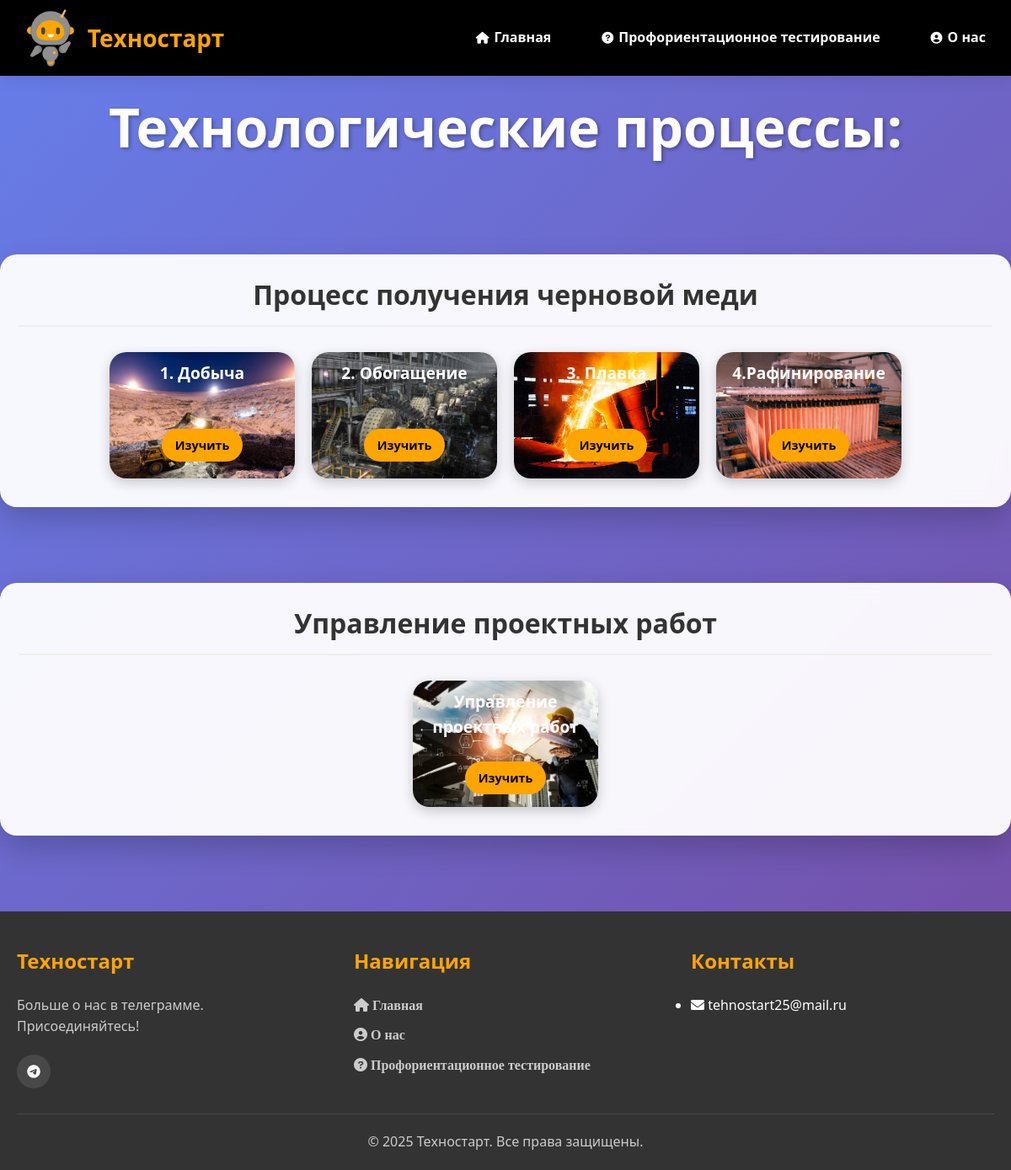
Page /profession/engineering_processes_index/ (signed in) on the committed database.
### profession/models.py (models this page shows, shortened)
class EngineeringProcessesTitle(models.Model):
    title = models.CharField(max_length=200)
    dp_index = models.CharField(max_length=100, blank=True, default='', verbose_name='Индекс для процессов и этапов')
    class Meta:
        verbose_name = "Инженерный_процесс"
        verbose_name_plural = 'Инженерные_процессы'

class EngineeringProcessesAtaps(models.Model):
    title_ataps=models.CharField(max_length=200)
    dp_index=models.CharField(max_length=100, blank=True, default='',  verbose_name='Индекс для процессов и этапов')
    opisanie=models.TextField()
    img=models.ImageField(upload_to='engineering_processes/', blank=True, default='')
    slug=models.SlugField(max_length=200, db_index=True, unique=True)
    dp_index_prof = models.CharField(max_length=100, blank=True, default='', verbose_name='доп индекс для профессии')
    class Meta:
        verbose_name = "Инженерный_этап"
        verbose_name_plural = 'Инженерные_этапы'
    def get_absolute_url(self):
        return reverse('post_engineering', kwargs={'post_slug':self.slug})

### profession/views.py (the view)
# urls.py: path('engineering_processes_index/', views.engineering_processes_index, name='engineering_processes_index'),
@login_required
def engineering_processes_index(req):
    eng_ataps=EngineeringProcessesAtaps.objects.all()
    eng_proc = EngineeringProcessesTitle.objects.all()
    eng_proc_or_ataps= {
        'eng_proc':eng_proc,
        'eng_ataps':eng_ataps
    }
    return render(req, 'profession/engineering_processes_index.html', eng_proc_or_ataps)

### profession/templates/profession/engineering_processes_index.html (shortened to what this page needs)
{% extends 'main/base.html' %}
{% load static %}
{% block content %}
    <div class="header-choice">
        <h1>Технологические процессы:</h1>
    </div>
{% for eng_p in eng_proc %}
<div class="choices-container">
    <div class="project-card">
            <h2 class="project-header">{{eng_p.title}}</h2>
            <div class="stages-container">
                {% for eng_a in eng_ataps %}
                {% if eng_p.dp_index == eng_a.dp_index %}
                    <div class="stage-card" style="
                          width: 220px;           /* Установите желаемую ширину */
                          height: 150px;          /* Установите желаемую высоту */
                          background-image: url('{{ eng_a.img.url }}');
                          background-size: contain;
                          background-repeat: no-repeat;
                          background-position: center center;
                          border-radius: 20px;
                          background-size: cover;
                    ">
                        <div class="stage-title">{{ eng_a.title_ataps }}</div>
                        <a class="stage-button" href="{{ eng_a.get_absolute_url }}">Изучить</a>
                    </div>
                {% endif %}
                {% endfor %}
            </div>
    </div>
</div>
{% endfor %}
{% endblock %}

### main/static/main/css/style.css (style rules this page uses)
* { margin: 0; padding: 0; box-sizing: border-box; }
body { font-family: 'Segoe UI', Tahoma, Geneva, Verdana, sans-serif; line-height: 1.6; color: #333; background: linear-gradient(135deg, #667eea 0%, #764ba2 100%); min-height: 800px; }
.header-choice h1 { padding: 100px 0px; text-align: center; color: white; font-size: 4rem; text-shadow: 2px 2px 4px rgba(0, 0, 0, 0.3); font-size: clamp(2rem, 4vw + 1rem, 4rem); }
.choices-container { padding: 0 0 60px; text-align: center; display: flex; gap: 40px; justify-content: center; flex-wrap: wrap; }
.project-card { background: rgba(255, 255, 255, 0.95); border-radius: 20px; padding: 20px; width: 100%; max-width: 1200px; min-height: 300px; height: auto; cursor: pointer; transition: all 0.4s ease; box-shadow: 0 15px 35px rgba(0, 0, 0, 0.2); backdrop-filter: blur(10px); border: 2px solid transparent; display: flex; flex-direction: column; align-items: center; justify-content: flex-start; overflow: hidden; margin: 0 auto 30px; box-sizing: border-box; }
.project-header { width: 100%; text-align: center; font-size: 2rem; font-weight: bold; margin-bottom: 20px; color: #333; border-bottom: 2px solid #eee; padding-bottom: 10px; }
.stages-container { display: flex; flex-wrap: wrap; gap: 20px; justify-content: center; width: 100%; padding: 10px; box-sizing: border-box; }
.stage-card, .stage-card-zero { width: 220px; height: 150px; background: linear-gradient(rgba(0, 0, 0, 0.4), rgba(0, 0, 0, 0.4)); padding: 10px 0 20px; display: flex; flex-direction: column; justify-content: space-between; align-items: center; text-align: center; color: white; box-shadow: 0 5px 15px rgba(0, 0, 0, 0.2); transition: all 0.3s ease; text-decoration: none; color: inherit; }
.stage-title { font-size: 1.2rem; font-weight: bold; margin-bottom: 10px; color: white; }
.stage-button { display: inline-block; background: orange; color: black; padding: 8px 16px; border-radius: 20px; text-decoration: none; font-weight: 600; font-size: 0.9rem; transition: all 0.3s ease; border: none; cursor: pointer; margin-top: 15px; }

### rows in the picture
EngineeringProcessesTitle: title "Процесс получения черновой меди"
EngineeringProcessesAtaps: img (picture), title_ataps "1. Добыча"
EngineeringProcessesAtaps: img (picture), title_ataps "2. Обогащение"
EngineeringProcessesAtaps: img (picture), title_ataps "3. Плавка"
EngineeringProcessesAtaps: img (picture), title_ataps "4.Рафинирование"
EngineeringProcessesTitle: title "Управление проектных работ"
EngineeringProcessesAtaps: img (picture), title_ataps "Управление проектных работ"
